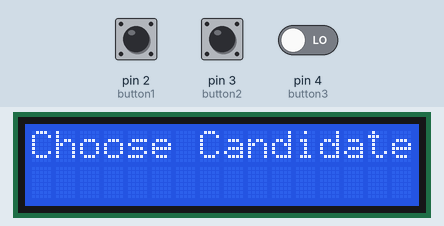
Simulated run of this sketch. Board: Arduino Uno, built with avr-gcc and run on an emulated ATmega328P. Parts: 16×2 character LCD. The inputs (shaded band) are chosen by the test bench; at power-on: pin 3 (button2) HIGH, pin 4 (button3) LOW, pin 2 (button1) LOW.

Above: at 1.2 s.
1.3 s: pin 3 (button2) pulled LOW for 0.15 s
At 1.7 s:
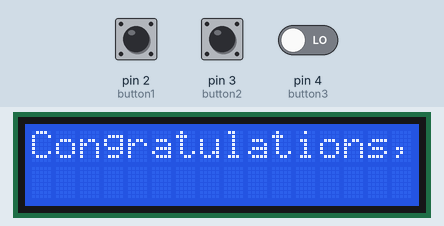
4.4 s: pin 3 (button2) pulled LOW for 1 s
At 4.8 s:
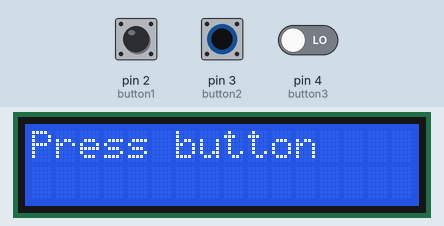
6.9 s: pin 3 (button2) pulled LOW for 3.2 s
At 9.3 s:
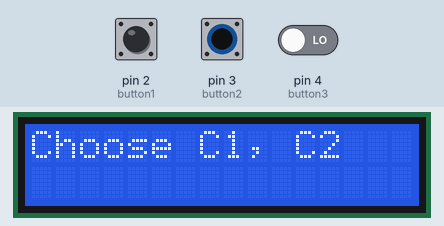
11.6 s: pin 3 (button2) driven LOW and pin 4 (button3) driven HIGH
At 12.3 s:
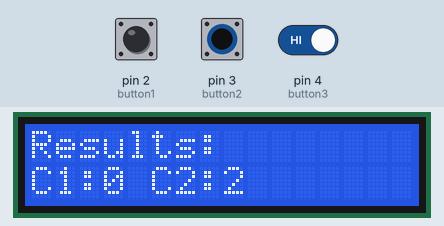
Timing chart, 0 to 14.1 s (numbered marks = the images above; inputs shaded):
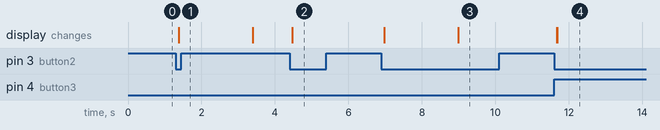

The sketch:

votingmachine.ino
```cpp
#include <Wire.h>
#include <LiquidCrystal_I2C.h>

// Initialize the LCD
LiquidCrystal_I2C lcd(0x27, 16, 2);

// Define button pins
const int button1 = 2;  // Connected to digital pin D2
const int button2 = 3;  // Connected to digital pin D3
const int button3 = 4;  // Connected to digital pin D4 (End voting and display results)

// Variables to store vote counts
int count1 = 0;
int count2 = 0;

void setup() {
  // Initialize LCD
  lcd.init();
  lcd.backlight();

  // Initialize button pins as inputs
  pinMode(button1, INPUT);
  pinMode(button2, INPUT);
  pinMode(button3, INPUT);

  // Display initial message
  lcd.setCursor(0, 0);
  lcd.print("Choose Candidate");
}

void loop() {
  // Check for button presses and update counts
  if (digitalRead(button1) == HIGH) {
    waitForRelease(button1);
    displayMessage();
    while (digitalRead(button1) == LOW && digitalRead(button2) == LOW);
    if (digitalRead(button1) == HIGH) {
      count1++;
      waitForRelease(button1);
    }
    displayPressButton();
  } else if (digitalRead(button2) == HIGH) {
    waitForRelease(button2);
    displayMessage();
    while (digitalRead(button1) == LOW && digitalRead(button2) == LOW);
    if (digitalRead(button2) == HIGH) {
      count2++;
      waitForRelease(button2);
    }
    displayPressButton();
  } else if (digitalRead(button3) == HIGH) {
    // Display final counts
    lcd.clear();
    lcd.setCursor(0, 0);
    lcd.print("Results:");
    lcd.setCursor(0, 1);
    lcd.print("C1:");
    lcd.print(count1);
    lcd.print(" C2:");
    lcd.print(count2);
    // Halt for 10 seconds before restarting
    delay(10000);
    resetVoting();
  }
}

void displayMessage() {
  lcd.clear();
  lcd.setCursor(0, 0);
  lcd.print("Congratulations, You Voted");
  delay(2000);
  lcd.clear();
  lcd.setCursor(0, 0);
  lcd.print("Choose C1, C2");
  delay(1000);  // Debounce delay
}

void displayPressButton() {
  lcd.clear();
  lcd.setCursor(0, 0);
  lcd.print("Press button");
}

void waitForRelease(int buttonPin) {
  while (digitalRead(buttonPin) == HIGH);
  delay(50); // Debounce delay
}

void resetVoting() {
  count1 = 0;
  count2 = 0;
  lcd.clear();
  lcd.setCursor(0, 0);
  lcd.print("Press button");
}
```

Measured:
- after the input at 1.3 s, the display: changes after 0.08 s (image 1)
- after the input at 4.4 s, the display: changes after 0.06 s (image 2)
- after the input at 6.9 s, the display: first changes after 0.08 s (image 3 shows a later state)
- after the input at 11.6 s, the display: first changes after 0.06 s (image 4 shows a later state)
